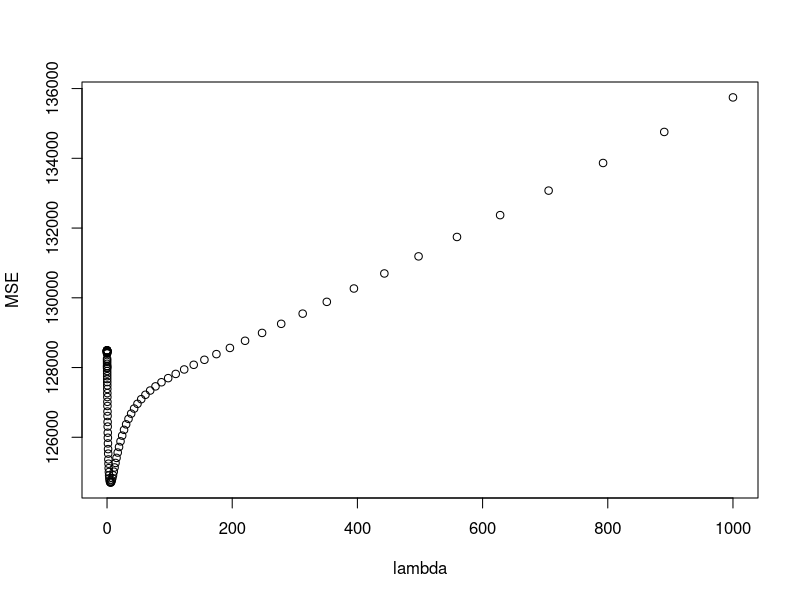
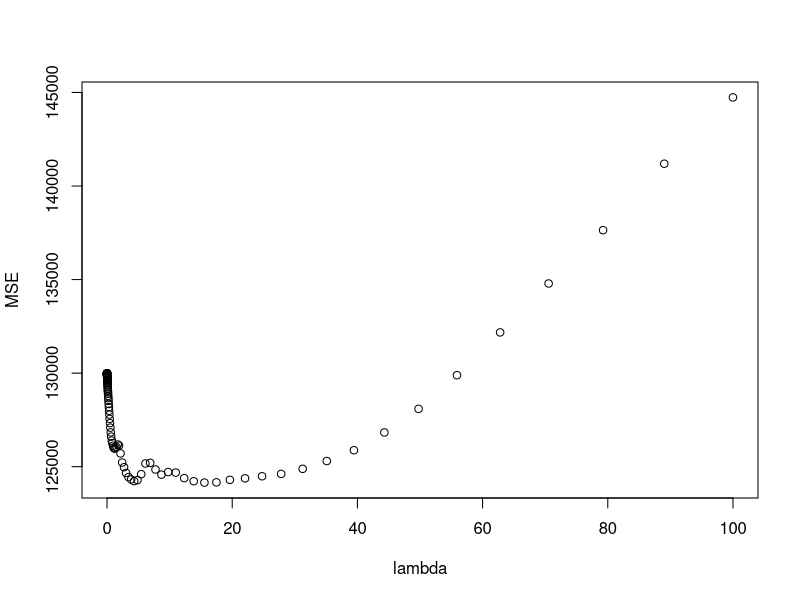
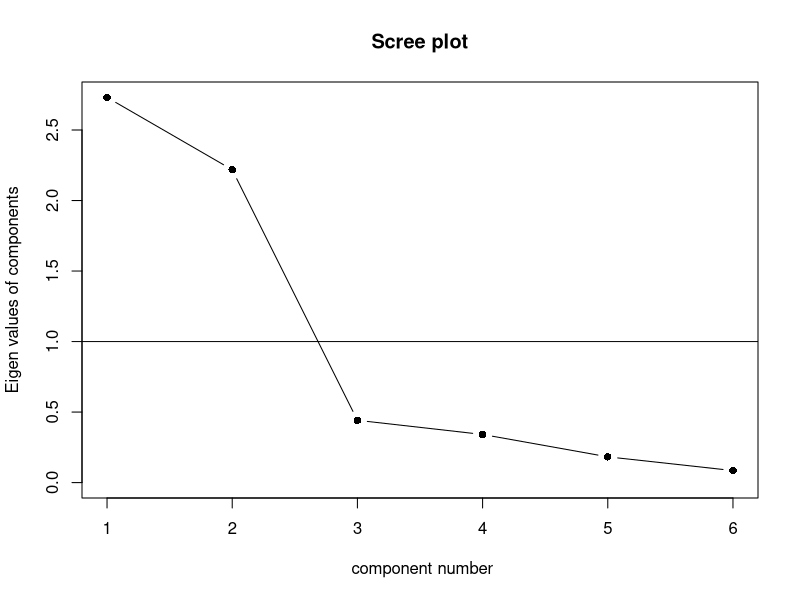
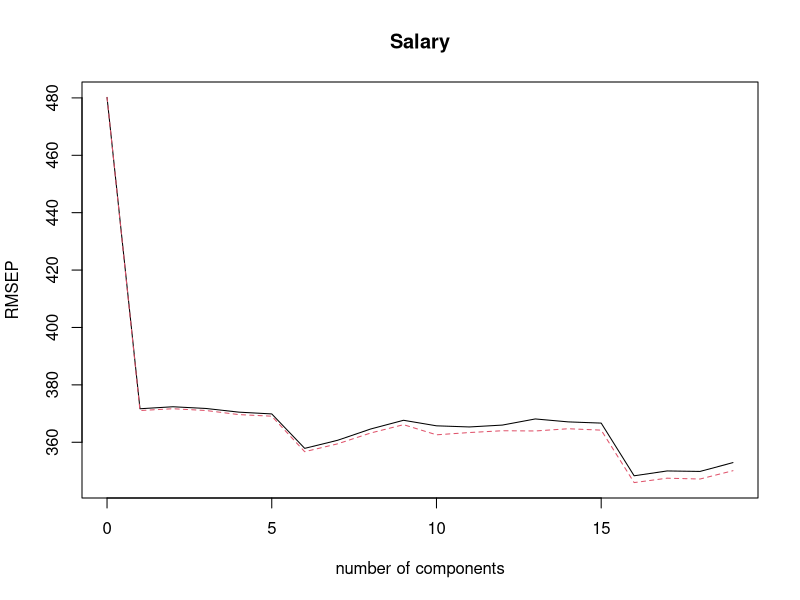
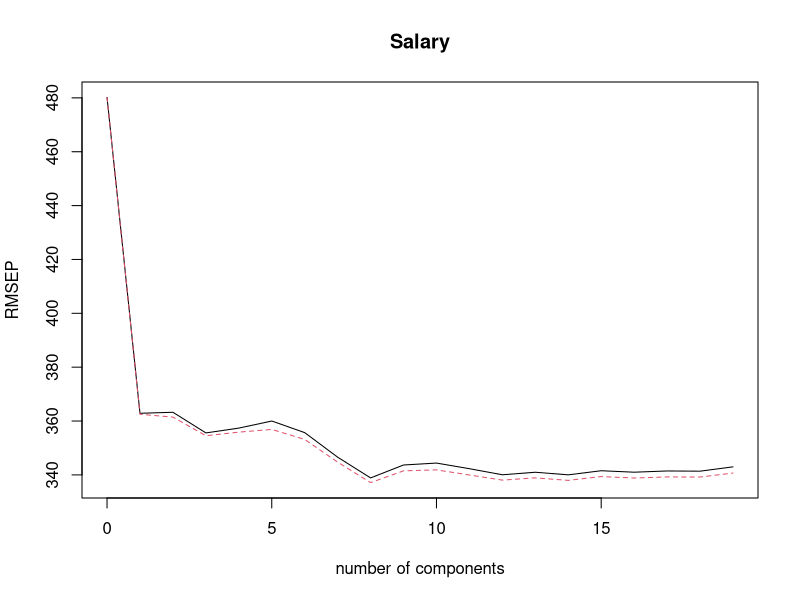

R code for these plots, in order:
#===#===#===#===#===#===#===#===#===#===#
# PSYC 560                              #
# Week 07: Regularization &             #
#                 Data Reduction        #
# Heungsun Hwang and Gyeongcheol Cho    #
#===#===#===#===#===#===#===#===#===#===#

install.packages('glmnet') # for Ridge/Lasso regression
install.packages('psych') # for PCA
install.packages('pls') # for PCR and PLS regression
# 1. Load libraries and data ---- 
library(glmnet) 
library(psych)
library(pls)
setwd('C:/Users/cheol/Dropbox/Mcgill/Lecture/Machine_Learning_Hwang/2023_Winter/W07_Shrinkage_and_Data_Reduction')

mydata = read.csv('Hitters_training.csv')
View(mydata)
mydata$League =as.factor(mydata$League) 
mydata$Division = as.factor(mydata$Division)
mydata$NewLeague =as.factor(mydata$NewLeague)
mydata.X=data.matrix(mydata[,colnames(mydata)!="Salary"])

mydata_test = read.csv('Hitters_test.csv')
mydata_test$League =as.factor(mydata_test$League) 
mydata_test$Division = as.factor(mydata_test$Division)
mydata_test$NewLeague =as.factor(mydata_test$NewLeague)
mydata_test.X=data.matrix(mydata_test[,colnames(mydata_test)!="Salary"])

mydata2 = read.csv('toothpaste attribute rating.csv')
View(mydata2)
mydata2[,1] = NULL

# 2. Shrinkage methods ----
##2-1. Given lambda ----
###2-1-1. Ridge regression ----
  lambdas = c(10^9,10^6,10^3,10^0) # make a list of lambdas
  ridge.fit= glmnet(mydata.X, mydata$Salary,
                    alpha = 0, lambda = lambdas)
  ridge.coef=coef(ridge.fit)
  colnames(ridge.coef)=c("lam=10^9","lam=10^6","lam=10^3","lam=10^0")
  ridge.coef
  
## 2-1-2. Lasso regression given lambda ----
  lambdas = c(10^1,10^0,10^-1,10^-2)
  lasso.fit= glmnet(mydata.X, mydata$Salary,
                    alpha = 1, lambda = lambdas)
  lasso.coef=coef(lasso.fit)
  colnames(lasso.coef)=c("lam=10^1","lam=10^0","lam=10^-1","lam=10^-2")
  lasso.coef
  
## 2-2. While searching for the best lambda ----
### 2-2-1. Ridge regression ----
  lambdas = 10^seq(from = 3,to = -2, length.out = 100)
  ridge.cv = cv.glmnet(mydata.X, mydata$Salary,
                       alpha = 0, lambda = lambdas,
                       nfold = 5)
  plot(lambdas[100:1],ridge.cv$cvm[100:1],xlab="lambda",ylab="MSE")
  ridge.lam=ridge.cv$lambda.min
  ridge.fit= glmnet(mydata.X, mydata$Salary,
                    alpha = 0, lambda = ridge.lam)
  
### 2-2-2. Lasso regression ----
  lambdas = 10^seq(from = 2,to = -3, length.out = 100)
  lasso.cv = cv.glmnet(mydata.X, mydata$Salary,
                       alpha = 1, lambda = lambdas,
                       nfold = 5)
  plot(lambdas[100:1],lasso.cv$cvm[100:1],xlab="lambda",ylab="MSE")
  lasso.lam=lasso.cv$lambda.min
  lasso.fit= glmnet(mydata.X, mydata$Salary,
                    alpha = 1, lambda = lasso.lam)
  
## 2-3. Performance Evaluation ----
  # Ridge
  ridge.pred.y.tt = predict(ridge.fit,newx = mydata_test.X)
  ridge.MSE = mean((ridge.pred.y.tt - mydata_test$Salary)^2)
  ridge.MSE
  # Lasso
  lasso.pred.y.tt = predict(lasso.fit,newx = mydata_test.X)
  lasso.MSE = mean((lasso.pred.y.tt - mydata_test$Salary)^2)
  lasso.MSE
  # Linear regression
  lm.fit = lm(Salary ~ ., mydata)
  lm.pred.y.tt = predict(lm.fit,mydata_test)
  lm.MSE = mean((lm.pred.y.tt - mydata_test$Salary)^2)
  
  # Results 
  result = cbind(coef(ridge.fit),coef(lasso.fit),coef(lm.fit))
  colnames(result)=c('Ridge','Lasso','No Reg')
  result
  cat("\n MSE_Ridge: ", ridge.MSE,
      "\n MSE_Lasso: ", lasso.MSE,
      "\n MSE_Basic: ", lm.MSE)
  
# 3. Data Reduction - PCA ----
  scree(mydata2,factors=FALSE)
  pca.fit1 = principal(mydata2, nfactors = 2,rotate="none")
  pca.fit2 = principal(mydata2, nfactors = 2,rotate="varimax")
    # "none", "varimax", "quartimax", "promax", "oblimin", "simplimax", and "cluster" 
  pca.fit1
  pca.fit2
  
  pca.fit2$loadings
  pca.fit2$weights
  pca.fit2$scores

# 4 Regression with data reduction ---- 
  ## 4-1. PCR ----
  pcr.fit = pcr(Salary ~ .,data=mydata,
                scale = TRUE, validation = "CV")
  summary(pcr.fit)
  validationplot(pcr.fit) 
  pcr.pred.y.tt = predict(pcr.fit, mydata_test, ncomp = 16)
  #head(pcr.fit$scores)
  
  ## 4-2. PLSR ----
  plsr.fit = plsr(Salary ~ ., data = mydata,
                  scale = TRUE, validation = "CV")
  summary(plsr.fit)
  validationplot(plsr.fit) 
  plsr.pred.y.tt = predict(plsr.fit, mydata_test, ncomp = 11)
  
  ## 4-3. Comparison ----
  pcr.MSE =mean((pcr.pred.y.tt - mydata_test$Salary)^2) 
  plsr.MSE=mean((plsr.pred.y.tt - mydata_test$Salary)^2)
  
  cat("\n MSE_PCR:  ",pcr.MSE,
      "\n MSE_PLSR: ",plsr.MSE,
      "\n MSE_Basic: ", lm.MSE)  
